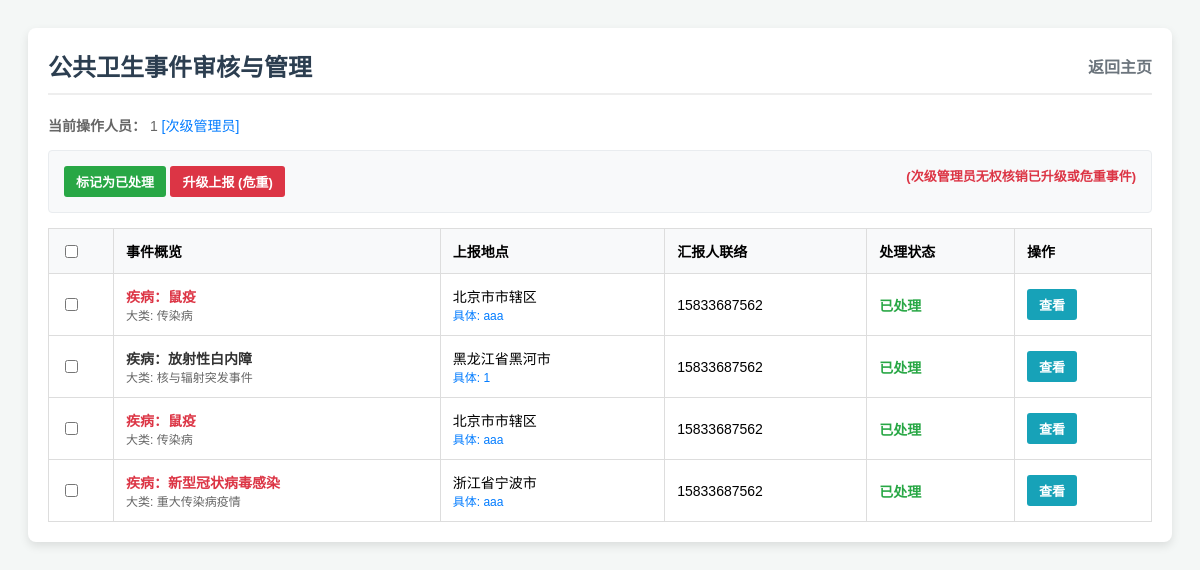
Page /admin/event_audit (signed in) on the committed database.
### models.py (models this page shows, shortened)
class Admin(db.Model):
    id = db.Column(db.Integer, primary_key=True)
    account = db.Column(db.String(50), unique=True, nullable=False)
    name = db.Column(db.String(50), unique=True, nullable=False)
    password_hash = db.Column(db.String(128), nullable=False)
    phone = db.Column(db.String(20), nullable=True)
    role = db.Column(db.String(20), nullable=False)
    province = db.Column(db.String(50), nullable=True)
    city = db.Column(db.String(50), nullable=True)
    community = db.Column(db.String(100), nullable=True)
    medical_org = db.Column(db.String(100), nullable=True)
    is_frozen = db.Column(db.Boolean, default=False)
    frozen_by_name = db.Column(db.String(50), nullable=True)
    frozen_by_role = db.Column(db.String(20), nullable=True)

class PublicHealthEvent(db.Model):
    id = db.Column(db.Integer, primary_key=True)
    reporter_id = db.Column(db.Integer, db.ForeignKey('user.id'), nullable=False)
    disease_category = db.Column(db.String(50), nullable=False)
    disease_sub_category = db.Column(db.String(50), nullable=True)
    disease_specific = db.Column(db.String(100), nullable=True)
    province = db.Column(db.String(50), nullable=False)
    city = db.Column(db.String(50), nullable=False)
    community = db.Column(db.String(100), nullable=False)
    specific_location = db.Column(db.String(200), nullable=False)
    content = db.Column(db.Text, nullable=False)
    contact = db.Column(db.String(50), nullable=False)
    status = db.Column(db.String(20), default='pending')
    is_severe = db.Column(db.Boolean, default=False)
    is_locked = db.Column(db.Boolean, default=False)
    escalation_note = db.Column(db.Text, nullable=True)
    created_at = db.Column(db.DateTime, default=datetime.utcnow)

### app.py (the view, shortened to what this page needs)
@app.route('/admin/event_audit', methods=['GET', 'POST'])
def admin_event_audit():
    role = session.get('role')
    if role not in ['super', 'community', 'medical']: return redirect(url_for('login'))
    admin = db.session.get(Admin, session['admin_id'])
    if role == 'super':
        events = db.session.query(PublicHealthEvent).order_by(PublicHealthEvent.created_at.desc()).all()
    else:
        managed_uids = [u.id for u in admin.managed_users]
        events = db.session.query(PublicHealthEvent).filter(
            db.or_(
                PublicHealthEvent.reporter_id.in_(managed_uids),
                db.and_(
                    PublicHealthEvent.province == admin.province,
                    PublicHealthEvent.city == admin.city,
                    PublicHealthEvent.community.startswith(admin.community) if admin.community else True
                )
            )
        ).order_by(PublicHealthEvent.created_at.desc()).all()
    return render_template('admin_event_audit.html', events=events, admin=admin)

### app.py (called while the page is built)
@app.before_request
def enforce_readonly_lock():
    if request.method == 'POST' and 'user_id' in session:
        allowed_routes = ['logout', 'risk_assessment']
        if request.endpoint in allowed_routes:
            return None
        user = db.session.get(User, session['user_id'])
        if user and user.is_locked:
            flash('您的数据已被锁定，无法进行修改。')
            return redirect(request.referrer or url_for('user_dashboard'))

### templates/admin_event_audit.html (shortened to what this page needs)
<!DOCTYPE html>
<html lang="zh-CN">
<head>
</head>
<body>
<div class="container">
    <div class="header">
        <h2 style="margin: 0; color: #2c3e50;">公共卫生事件审核与管理</h2>
        <a href="{{ '/super_admin_dashboard' if session.get('role') == 'super' else '/sub_admin_dashboard' }}" style="text-decoration: none; color: #6c757d; font-weight: bold;">返回主页</a>
    </div>
    <div class="admin-info">
        <strong>当前操作人员：</strong> {{ admin.name }}
        <span style="color:#007bff;">[{{ '超级管理员' if admin.role == 'super' else '次级管理员' }}]</span>
    </div>
    <form id="auditForm" method="POST" action="/admin/event_audit">
        <div class="action-bar">
            <div>
                <button type="button" class="btn-sm" style="background-color: #28a745;" onclick="submitAudit('process')">标记为已处理</button>
                {% if admin.role != 'super' %}
                <button type="button" class="btn-sm" style="background-color: #dc3545;" onclick="submitAudit('escalate')">升级上报 (危重)</button>
                {% endif %}
            </div>
            <div style="font-size: 13px; color: #dc3545; font-weight:bold;">(次级管理员无权核销已升级或危重事件)</div>
        </div>
        <table>
            <tr>
                <th style="width: 40px;"><input type="checkbox" onclick="let cb=document.querySelectorAll('input[name=ids]'); cb.forEach(c=>c.checked=this.checked);"></th>
                <th>事件概览</th>
                <th>上报地点</th>
                <th>汇报人联络</th>
                <th>处理状态</th>
                <th>操作</th>
            </tr>
            {% for ev in events %}
            <tr>
                <td><input type="checkbox" name="ids" value="{{ ev.id }}" data-severe="{{ 'True' if ev.is_severe or ev.status == 'escalated' else 'False' }}"></td>
                <td>
                    <strong style="color: {{ '#dc3545' if ev.is_severe else '#333' }};">疾病：{{ ev.disease_specific }}</strong><br>
                    <span style="font-size:12px; color:#666;">大类: {{ ev.disease_category }}</span>
                </td>
                <td>
                    {{ ev.province }}{{ ev.city }}<br>
                    <span style="color:#007bff; font-size:12px;">具体: {{ ev.specific_location }}</span>
                </td>
                <td>{{ ev.contact }}</td>
                <td style="font-weight:bold; color: {{ '#28a745' if ev.status == 'processed' else ('#dc3545' if ev.status == 'escalated' else '#ffc107') }};">
                    {% if ev.status == 'pending' %}待处理
                    {% elif ev.status == 'processed' %}已处理
                    {% elif ev.status == 'escalated' %}正在处理(升级)
                    {% endif %}
                </td>
                <td>
                    <button type="button" class="btn-sm" style="background-color: #17a2b8;" onclick="alert('内容详情：\n\n{{ ev.content|replace('\n', ' ') }}')">查看</button>
                </td>
            </tr>
            {% endfor %}
        </table>
    </form>
</div>
</body>
</html>

### templates/admin_event_audit.html (style rules this page uses)
body { font-family: Arial, sans-serif; background-color: #f4f7f6; padding: 20px; }
.container { background: white; padding: 20px; border-radius: 8px; box-shadow: 0 4px 10px rgba(0,0,0,0.1); }
.header { display: flex; justify-content: space-between; align-items: center; border-bottom: 2px solid #eee; padding-bottom: 10px; margin-bottom: 20px; }
.admin-info { font-size: 14px; color: #666; margin-bottom: 15px; }
.action-bar { display: flex; justify-content: space-between; margin-bottom: 15px; background: #f8f9fa; padding: 15px; border-radius: 4px; border: 1px solid #e9ecef; }
table { width: 100%; border-collapse: collapse; }
th, td { border: 1px solid #ddd; padding: 12px; text-align: left; font-size: 14px; }
th { background-color: #f8f9fa; }
.btn-sm { padding: 6px 12px; font-size: 13px; cursor: pointer; border: none; border-radius: 3px; color: white; font-weight: bold; }

### rows in the picture
Admin: name "1", role "次级管理员"
PublicHealthEvent: disease_specific "鼠疫", disease_category "传染病", province "北京市", city "市辖区", specific_location "aaa", contact "15833687562", status "已处理"
PublicHealthEvent: disease_specific "放射性白内障", disease_category "核与辐射突发事件", province "黑龙江省", city "黑河市", specific_location "1", contact "15833687562", status "已处理"
PublicHealthEvent: disease_specific "鼠疫", disease_category "传染病", province "北京市", city "市辖区", specific_location "aaa", contact "15833687562", status "已处理"
PublicHealthEvent: disease_specific "新型冠状病毒感染", disease_category "重大传染病疫情", province "浙江省", city "宁波市", specific_location "aaa", contact "15833687562", status "已处理"
